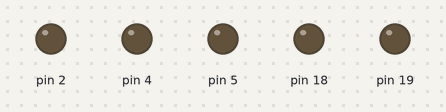
Bench run of a sketch on a simulated Arduino Uno, built with avr-gcc and run on an emulated ATmega328P. Parts: output pins drawn as LEDs (lit = HIGH).

Above: at 0.1 s.
At 3.1 s:
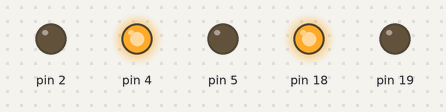
At 7.1 s:
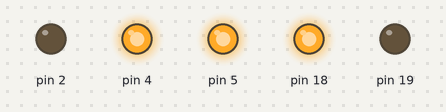
At 15.1 s:
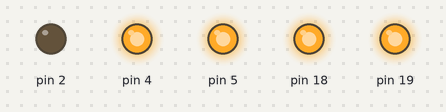
At 23.1 s:
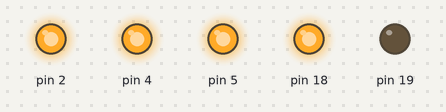
At 31.1 s:
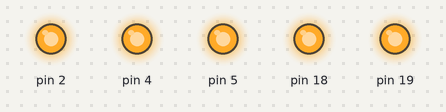
Timing chart, 0 to 40.0 s (numbered marks = the images above):
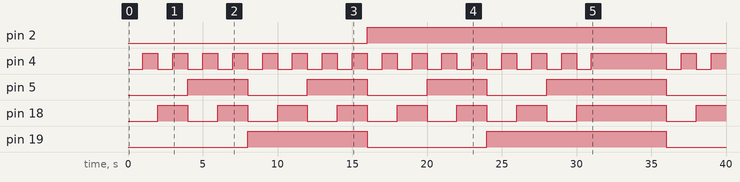

The sketch:

binary_counter_5led.ino
```cpp
void setup() {
  // put your setup code here, to run once:
  pinMode(2,OUTPUT);
  pinMode(4,OUTPUT);
  pinMode(5,OUTPUT);
  pinMode(18,OUTPUT);
  pinMode(19,OUTPUT);
}

void loop() {
  // put your main code here, to run repeatedly:


digitalWrite(2,LOW);
digitalWrite(4,LOW);
digitalWrite(18,LOW);
digitalWrite(5,LOW);
digitalWrite(19,LOW);
delay(1000);

digitalWrite(2,LOW);
digitalWrite(19,LOW);
digitalWrite(18,LOW);
digitalWrite(5,LOW);
digitalWrite(4,HIGH);
delay(1000);

digitalWrite(2,LOW);
digitalWrite(19,LOW);
digitalWrite(5,LOW);
digitalWrite(18,HIGH);
digitalWrite(4,LOW);
delay(1000);

digitalWrite(2,LOW);
digitalWrite(19,LOW);
digitalWrite(5,LOW);
digitalWrite(18,HIGH);
digitalWrite(4,HIGH);
delay(1000);

digitalWrite(2,LOW);
digitalWrite(19,LOW);
digitalWrite(5,HIGH);
digitalWrite(18,LOW);
digitalWrite(4,LOW);
delay(1000);

digitalWrite(2,LOW);
digitalWrite(19,LOW);
digitalWrite(5,HIGH);
digitalWrite(18,LOW);
digitalWrite(4,HIGH);
delay(1000);

digitalWrite(2,LOW);
digitalWrite(19,LOW);
digitalWrite(5,HIGH);
digitalWrite(18,HIGH);
digitalWrite(4,LOW);
delay(1000);

digitalWrite(2,LOW);
digitalWrite(19,LOW);
digitalWrite(5,HIGH);
digitalWrite(18,HIGH);
digitalWrite(4,HIGH);
delay(1000);

digitalWrite(2,LOW);
digitalWrite(19,HIGH);
digitalWrite(5,LOW);
digitalWrite(18,LOW);
digitalWrite(4,LOW);
delay(1000);

digitalWrite(2,LOW);
digitalWrite(19,HIGH);
digitalWrite(5,LOW);
digitalWrite(18,LOW);
digitalWrite(4,HIGH);
delay(1000);

digitalWrite(2,LOW);
digitalWrite(19,HIGH);
digitalWrite(5,LOW);
digitalWrite(18,HIGH);
digitalWrite(4,LOW);
delay(1000);

digitalWrite(2,LOW);
digitalWrite(19,HIGH);
digitalWrite(5,LOW);
digitalWrite(18,HIGH);
digitalWrite(4,HIGH);
delay(1000);

digitalWrite(2,LOW);
digitalWrite(19,HIGH);
digitalWrite(5,HIGH);
digitalWrite(18,LOW);
digitalWrite(4,LOW);
delay(1000);

digitalWrite(2,LOW);
digitalWrite(19,HIGH);
digitalWrite(5,HIGH);
digitalWrite(18,LOW);
digitalWrite(4,HIGH);
delay(1000);

digitalWrite(2,LOW);
digitalWrite(19,HIGH);
digitalWrite(5,HIGH);
digitalWrite(18,HIGH);
digitalWrite(4,LOW);
delay(1000);


digitalWrite(2,LOW);
digitalWrite(19,HIGH);
digitalWrite(5,HIGH);
digitalWrite(18,HIGH);
digitalWrite(4,HIGH);
delay(1000);

digitalWrite(2,HIGH);
digitalWrite(19,LOW);
digitalWrite(18,LOW);
digitalWrite(5,LOW);
digitalWrite(4,LOW);
delay(1000);

digitalWrite(2,HIGH);
digitalWrite(19,LOW);
digitalWrite(18,LOW);
digitalWrite(5,LOW);
digitalWrite(4,HIGH);
delay(1000);

digitalWrite(2,HIGH);
digitalWrite(19,LOW);
digitalWrite(5,LOW);
digitalWrite(18,HIGH);
digitalWrite(4,LOW);
delay(1000);

digitalWrite(2,HIGH);
digitalWrite(19,LOW);
digitalWrite(5,LOW);
digitalWrite(18,HIGH);
digitalWrite(4,HIGH);
delay(1000);

digitalWrite(2,HIGH);
digitalWrite(19,LOW);
digitalWrite(5,HIGH);
digitalWrite(18,LOW);
digitalWrite(4,LOW);
delay(1000);

digitalWrite(2,HIGH);
digitalWrite(19,LOW);
digitalWrite(5,HIGH);
digitalWrite(18,LOW);
digitalWrite(4,HIGH);
delay(1000);

digitalWrite(2,HIGH);
digitalWrite(19,LOW);
digitalWrite(5,HIGH);
digitalWrite(18,HIGH);
digitalWrite(4,LOW);
delay(1000);

digitalWrite(2,HIGH);
digitalWrite(19,LOW);
digitalWrite(5,HIGH);
digitalWrite(18,HIGH);
digitalWrite(4,HIGH);
delay(1000);

digitalWrite(2,HIGH);
digitalWrite(19,HIGH);
digitalWrite(5,LOW);
digitalWrite(18,LOW);
digitalWrite(4,LOW);
delay(1000);

digitalWrite(2,HIGH);
digitalWrite(19,HIGH);
digitalWrite(5,LOW);
digitalWrite(18,LOW);
digitalWrite(4,HIGH);
delay(1000);

digitalWrite(2,HIGH);
digitalWrite(19,HIGH);
digitalWrite(5,LOW);
digitalWrite(18,HIGH);
digitalWrite(4,LOW);
delay(1000);

digitalWrite(2,HIGH);
digitalWrite(19,HIGH);
digitalWrite(5,LOW);
digitalWrite(18,HIGH);
digitalWrite(4,HIGH);
delay(1000);

digitalWrite(2,HIGH);
digitalWrite(19,HIGH);
digitalWrite(5,HIGH);
digitalWrite(18,LOW);
digitalWrite(4,LOW);
delay(1000);

digitalWrite(2,HIGH);
digitalWrite(19,HIGH);
digitalWrite(5,HIGH);
digitalWrite(18,LOW);
digitalWrite(4,HIGH);
delay(1000);

digitalWrite(2,HIGH);
digitalWrite(19,HIGH);
digitalWrite(5,HIGH);
digitalWrite(18,HIGH);
digitalWrite(4,LOW);
delay(1000);

digitalWrite(2,HIGH);
digitalWrite(19,HIGH);
digitalWrite(5,HIGH);
digitalWrite(18,HIGH);
digitalWrite(4,HIGH);
delay(5000);
}
```

Measured:
- by itself, pin 2: LOW → HIGH at 16.0 s, → LOW 20.0 s later
- by itself, pin 4: goes 15 × (HIGH 1.0 s, LOW 1.0 s), HIGH 5.0 s, LOW 1.0 s, HIGH 1.0 s, LOW 1.0 s, then HIGH
- by itself, pin 5: goes 3 × (HIGH 4.0 s, LOW 4.0 s), HIGH 8.0 s, then LOW
- by itself, pin 18: goes 7 × (HIGH 2.0 s, LOW 2.0 s), HIGH 6.0 s, LOW 2.0 s, then HIGH
- by itself, pin 19: LOW → HIGH at 8.0 s, → LOW 8.0 s later, → HIGH 8.0 s later, → LOW 12.0 s later
